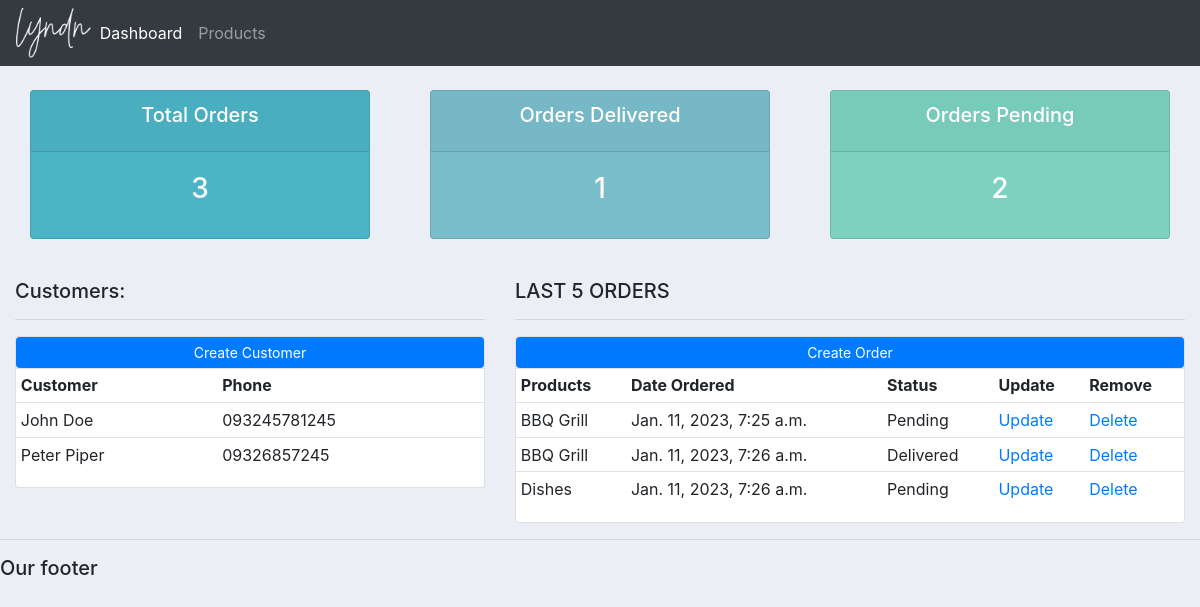
The page / on the database its author committed.
### accounts/models.py (models this page shows, shortened)
class Customer(models.Model):
  name = models.CharField(max_length=200, null=True)
  phone = models.CharField(max_length=200, null=True)
  email = models.CharField(max_length=200, null=True)
  date_created = models.DateTimeField(auto_now_add=True)

class Order(models.Model):
  STATUS = (
    ('Pending', 'Pending'),
    ('Out for delivery', 'Out for delivery'),
    ('Delivered', 'Delivered'),
  )
  customer = models.ForeignKey(Customer, null=True, on_delete = models.SET_NULL)
  product = models.ForeignKey(Product, null=True, on_delete = models.SET_NULL)
  date_created = models.DateTimeField(auto_now_add=True)
  status = models.CharField(max_length=200, null=True, choices=STATUS)

class Product(models.Model):
  CATEGORY = (
    ('Indoor', 'Indoor'),
    ('Out Door', 'Out Door',)
  )
  name = models.CharField(max_length=200, null=True)
  price = models.FloatField(null=True)
  category = models.CharField(max_length=200, null=True, choices=CATEGORY)
  description = models.CharField(max_length=200, null=True, blank=True)
  date_created = models.DateTimeField(auto_now_add=True)
  tags = models.ManyToManyField(Tag)
  def __str__(self):
    return self.name

### accounts/views.py (the view)
# urls.py: path('', views.home),
def home(request):
    orders = Order.objects.all()
    customers = Customer.objects.all()
    total_customers = customers.count()
    total_orders = orders.count()
    delivered = orders.filter(status='Delivered').count()
    pending = orders.filter(status='Pending').count()
    context = {'orders': orders, 'customers': customers, 'total_orders': total_orders, 'delivered': delivered, 'pending': pending}
    return render(request, 'accounts/dashboard.html', context)

### accounts/templates/accounts/dashboard.html
{% extends 'accounts/main.html'%}
{% block content %}
{% include 'accounts/status.html' %}
<br>
<div class="row">
  <div class="col-md-5">
    <h5>Customers:</h5>
    <hr>
    <div class="card card body">
      <a class="btn btn-primary btn-sm btn-block" href="">Create Customer
      </a>
      <table class="table table-sm">
        <tr>
          <th>Customer</th>
          <th>Phone</th>
        </tr>
        {% for customer in customers %}
          <tr>
            <td>{{customer.name}}</td>
            <td>{{customer.phone}}</td>
          </tr>
        {% endfor %}
      </table>
    </div>
  </div>
  <div class="col-md-7">
    <h5>LAST 5 ORDERS</h5>
    <hr>
    <div class="card card body">
      <a class="btn btn-primary btn-sm btn-block" href="">Create Order
      </a>
      <table class="table table-sm">
        <tr>
          <th>Products</th>
          <th>Date Ordered</th>
          <th>Status</th>
          <th>Update</th>
          <th>Remove</th>
        </tr>
        {% for order in orders %}
          <tr>
            <td>{{order.product}}</td>
            <td>{{order.date_created}}</td>
            <td>{{order.status}}</td>
            <td><a href="">Update</a></td>
            <td><a href="">Delete</a></td>
          </tr>
        {% endfor %}
      </table>
    </div>
  </div>
</div>
{% endblock %}

### static/css/main.css (style rules this page uses)
body { background-color: #ebeff5; }

### rows shown on the page
Customer: name "John Doe", phone "093245781245"
Customer: name "Peter Piper", phone "09326857245"
Order: product "BBQ Grill", date_created "Jan. 11, 2023, 7:25 a.m.", status "Pending"
Order: product "BBQ Grill", date_created "Jan. 11, 2023, 7:26 a.m.", status "Delivered"
Order: product "Dishes", date_created "Jan. 11, 2023, 7:26 a.m.", status "Pending"

### other values the page prints
{{ total_orders }} "3"
{{ delivered }} "1"
{{ pending }} "2"
